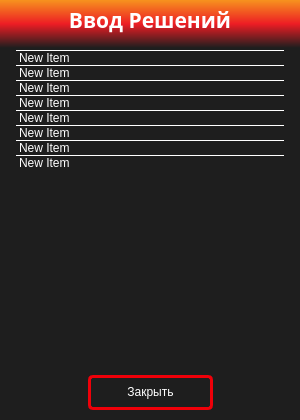
<?xml version="1.0" encoding="UTF-8"?>
<ui version="4.0">
 <class>Dialog_enetr_all_decisions</class>
 <widget class="QDialog" name="Dialog_enetr_all_decisions">
  <property name="geometry">
   <rect>
    <x>0</x>
    <y>0</y>
    <width>300</width>
    <height>420</height>
   </rect>
  </property>
  <property name="minimumSize">
   <size>
    <width>300</width>
    <height>420</height>
   </size>
  </property>
  <property name="maximumSize">
   <size>
    <width>300</width>
    <height>420</height>
   </size>
  </property>
  <property name="windowTitle">
   <string>Select Company</string>
  </property>
  <property name="styleSheet">
   <string notr="true">
background-color: qlineargradient(spread:pad, x1:0, y1:0, x2:0, y2:0.114, stop:0 #F7931E, stop:0.5 #ED1D24, stop:1 #1E1E1E);</string>
  </property>
  <widget class="QListWidget" name="listWidget">
   <property name="geometry">
    <rect>
     <x>16</x>
     <y>50</y>
     <width>268</width>
     <height>320</height>
    </rect>
   </property>
   <property name="styleSheet">
    <string notr="true">QListView{
background-color: rgb(255, 255, 255, 0);
color: rgb(255, 255, 255);
font: 81 20pt &quot;Montserrat ExtraBold&quot;;
border: 0px
}
QListView::item { 
border-top: 1px solid white;
}

QListView::item:first { 
border-top: 0px solid white;
}</string>
   </property>
   <property name="editTriggers">
    <set>QAbstractItemView::NoEditTriggers</set>
   </property>
   <property name="selectionMode">
    <enum>QAbstractItemView::NoSelection</enum>
   </property>
   <property name="selectionBehavior">
    <enum>QAbstractItemView::SelectItems</enum>
   </property>
   <property name="movement">
    <enum>QListView::Static</enum>
   </property>
   <property name="flow">
    <enum>QListView::TopToBottom</enum>
   </property>
   <property name="viewMode">
    <enum>QListView::ListMode</enum>
   </property>
   <property name="sortingEnabled">
    <bool>false</bool>
   </property>
   <item>
    <property name="text">
     <string>New Item</string>
    </property>
    <property name="textAlignment">
     <set>AlignLeading|AlignVCenter</set>
    </property>
   </item>
   <item>
    <property name="text">
     <string>New Item</string>
    </property>
   </item>
   <item>
    <property name="text">
     <string>New Item</string>
    </property>
   </item>
   <item>
    <property name="text">
     <string>New Item</string>
    </property>
   </item>
   <item>
    <property name="text">
     <string>New Item</string>
    </property>
   </item>
   <item>
    <property name="text">
     <string>New Item</string>
    </property>
   </item>
   <item>
    <property name="text">
     <string>New Item</string>
    </property>
   </item>
   <item>
    <property name="text">
     <string>New Item</string>
    </property>
   </item>
  </widget>
  <widget class="QLabel" name="label_enter_decision">
   <property name="geometry">
    <rect>
     <x>0</x>
     <y>0</y>
     <width>300</width>
     <height>40</height>
    </rect>
   </property>
   <property name="font">
    <font>
     <family>Montserrat ExtraBold</family>
     <pointsize>16</pointsize>
     <weight>75</weight>
     <bold>true</bold>
    </font>
   </property>
   <property name="styleSheet">
    <string notr="true">color: rgb(255, 255, 255);
background-color: rgb(255, 255, 255, 0);</string>
   </property>
   <property name="text">
    <string>Ввод Решений</string>
   </property>
   <property name="alignment">
    <set>Qt::AlignCenter</set>
   </property>
  </widget>
  <widget class="QPushButton" name="pushButton_close">
   <property name="geometry">
    <rect>
     <x>88</x>
     <y>375</y>
     <width>125</width>
     <height>35</height>
    </rect>
   </property>
   <property name="styleSheet">
    <string notr="true">
border-radius: 5px;
border: 3px solid #EF0009;
color: rgba(255, 255, 255, 1);
padding-top: -1px;
background-color: rgb(255, 255, 255, 0);
font: 81 14pt &quot;Montserrat ExtraBold&quot;;</string>
   </property>
   <property name="text">
    <string>Закрыть</string>
   </property>
  </widget>
 </widget>
 <resources/>
 <connections/>
</ui>
